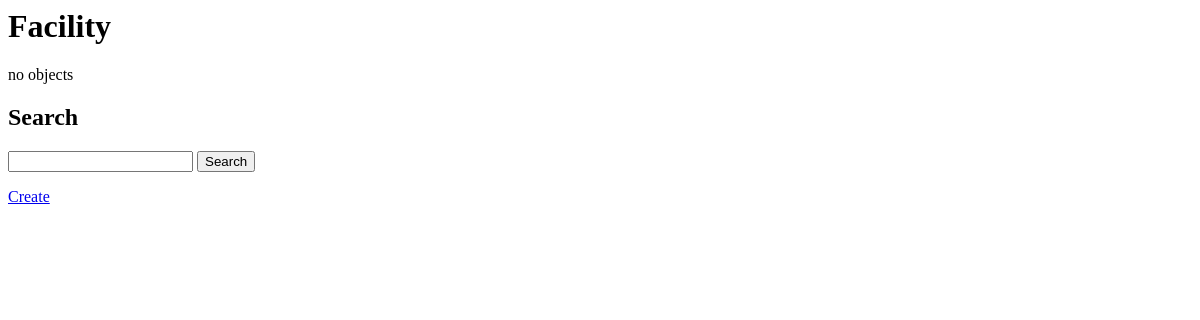
The app's page /facility/, older data.
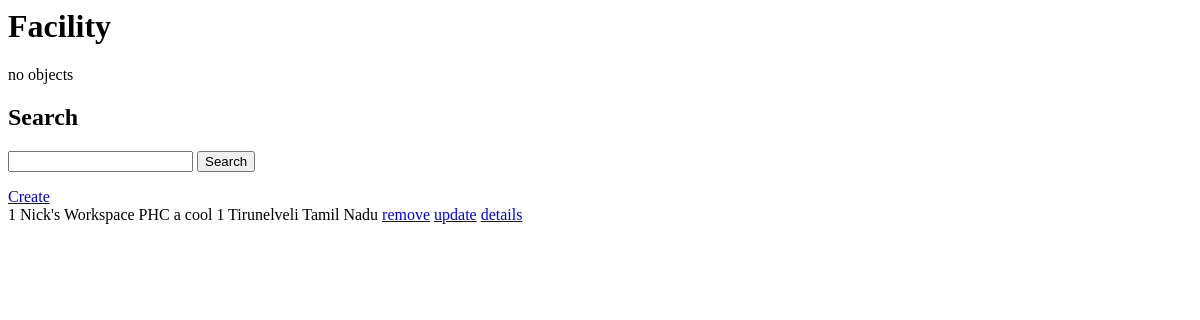
The same page, newer data.
### user/models.py (models this page shows)
class Facility(models.Model):
    kind = models.CharField(
        max_length=10,
        choices=FACILITY_KIND_CHOICES,
        default=FACILITY_KIND_CHOICES[0][0],
    )
    name = models.CharField(max_length=100)
    address = models.CharField(max_length=255)
    pincode = models.IntegerField()
    phone = models.IntegerField()
    ward = models.ForeignKey("Ward", on_delete=models.PROTECT, null=True, blank=True)
    def __str__(self):
        return f"{self.name} {self.kind} {self.ward}"

class Ward(models.Model):
    name = models.CharField(max_length=100)
    number = models.IntegerField()
    lgs_body = models.ForeignKey("LgsBody", on_delete=models.PROTECT)
    def __str__(self):
        return f"{self.name} {self.lgs_body}"

class LgsBody(models.Model):
    name = models.CharField(max_length=100)
    kind = models.CharField(
        max_length=100, choices=LOCAL_BODY_CHOICES, default=LOCAL_BODY_CHOICES[0][0]
    )
    lgs_body_code = models.CharField(max_length=20, blank=True, null=True)
    district = models.ForeignKey("District", on_delete=models.PROTECT)
    def __str__(self):
        return f"{self.name} {self.kind} {self.district}"

class District(models.Model):
    name = models.CharField(max_length=255)
    state = models.ForeignKey("State", on_delete=models.PROTECT)
    def __str__(self):
        return f"{self.name} {self.state}"

class State(models.Model):
    name = models.CharField(max_length=255)
    def __str__(self):
        return self.name

### user/views.py (the view)
# urls.py: path("facility/", FacilityView.as_view()),
class FacilityView(ListView):
    queryset = Facility.objects.all()
    template_name = "facility.html"
    context_object_name = "facilities"

### templates/facility.html
<h1>Facility</h1>
{%if not facilitys%} no objects {%endif%}
<h2>Search</h2>
<form action="" method="get">
  <input type="text" name="search" />
  <button type="submit">Search</button>
</form>
<a href="/facility-create/">Create</a><br />
{% for facility in facilities%} {{forloop.counter}} {{facility}}
<a href="/facility-delete/{{facility.id}}">remove</a>
<a href="/facility-update/{{facility.id}}">update</a>
<a href="/facility-detail/{{facility.id}}">details</a><br />
{% endfor %}

Row changes from the older to the newer data that the page shows:
added Facility: name+kind+ward "Nick's Workspace PHC a cool 1 Tirunelveli Tamil Nadu"
